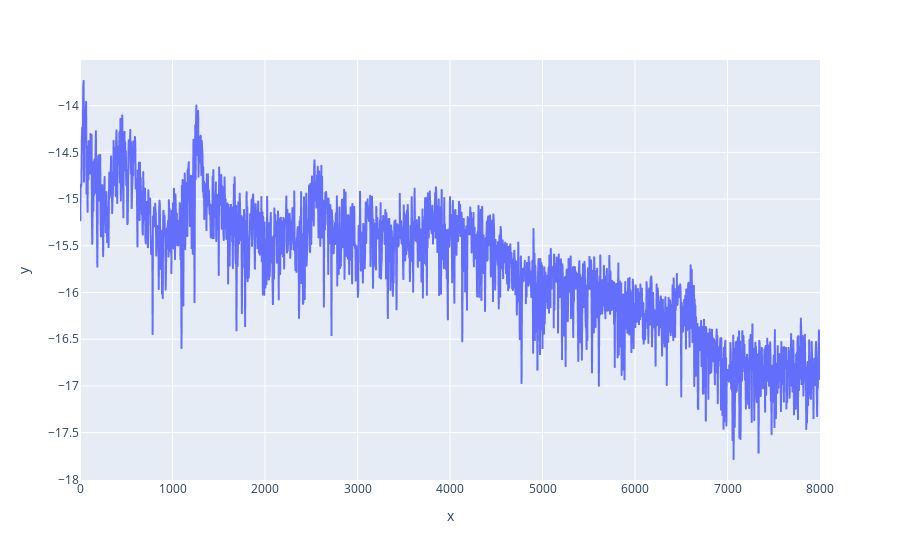

Write notebook code for a chart like this one.
### Code cell
px.line(x=rfftfreq(4096, 1/16000), y=np.log10(np.abs(rfft(noise[0, 100:4096+100].numpy()))))

### Figure 1 — Plotly figure (JSON) as saved in the notebook; plotly's stock layout.template omitted (floating-point values rounded to 4 significant figures; data arrays with more than 128 entries replaced by an {"elided": "..."} marker saying what was removed)
{"data": [{"hovertemplate": "x=%{x}<br>y=%{y}<extra></extra>", "legendgroup": "", "line": {"color": "#636efa", "dash": "solid"}, "marker": {"symbol": "circle"}, "mode": "lines", "name": "", "showlegend": false, "type": "scattergl", "x": {"elided": "2049 float values"}, "xaxis": "x", "y": {"elided": "2049 float values"}, "yaxis": "y"}], "layout": {"autosize": true, "legend": {"tracegroupgap": 0}, "margin": {"t": 60}, "xaxis": {"anchor": "y", "autorange": true, "domain": [0, 1], "range": [0, 8000], "title": {"text": "x"}, "type": "linear"}, "yaxis": {"anchor": "x", "autorange": true, "domain": [0, 1], "range": [-18.01, -13.51], "title": {"text": "y"}, "type": "linear"}}}
